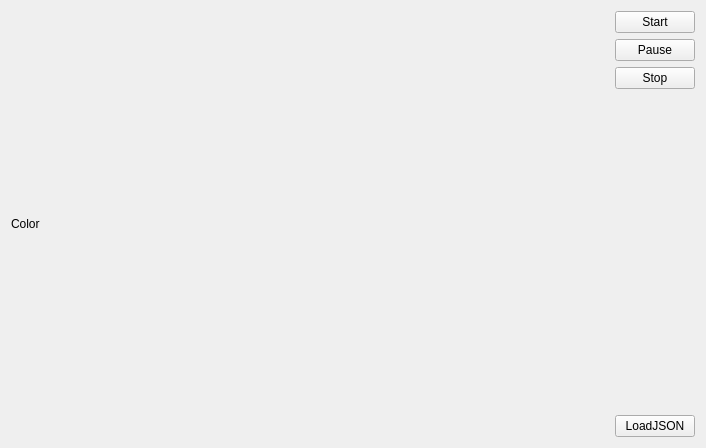
<?xml version="1.0" encoding="UTF-8"?>
<ui version="4.0">
    <class>CameraColorViewer2</class>
    <widget class="QWidget" name="CameraColorViewer2">
        <property name="geometry">
            <rect>
                <x>0</x>
                <y>0</y>
                <width>706</width>
                <height>448</height>
            </rect>
        </property>
        <property name="windowTitle">
            <string>Camera Color Preview - cobotsys</string>
        </property>
        <layout class="QGridLayout" name="gridLayout">
            <item row="1" column="1">
                <spacer name="verticalSpacer">
                    <property name="orientation">
                        <enum>Qt::Vertical</enum>
                    </property>
                    <property name="sizeHint" stdset="0">
                        <size>
                            <width>20</width>
                            <height>40</height>
                        </size>
                    </property>
                </spacer>
            </item>
            <item row="0" column="1">
                <layout class="QVBoxLayout" name="verticalLayout">
                    <item>
                        <widget class="QPushButton" name="button_Start">
                            <property name="text">
                                <string>Start</string>
                            </property>
                        </widget>
                    </item>
                    <item>
                        <widget class="QPushButton" name="button_Pause">
                            <property name="text">
                                <string>Pause</string>
                            </property>
                        </widget>
                    </item>
                    <item>
                        <widget class="QPushButton" name="button_Stop">
                            <property name="text">
                                <string>Stop</string>
                            </property>
                        </widget>
                    </item>
                </layout>
            </item>
            <item row="2" column="1">
                <widget class="QPushButton" name="button_LoadJSON">
                    <property name="text">
                        <string>LoadJSON</string>
                    </property>
                </widget>
            </item>
            <item row="0" column="0" rowspan="3">
                <widget class="QLabel" name="label_Color">
                    <property name="sizePolicy">
                        <sizepolicy hsizetype="MinimumExpanding" vsizetype="Preferred">
                            <horstretch>0</horstretch>
                            <verstretch>0</verstretch>
                        </sizepolicy>
                    </property>
                    <property name="text">
                        <string>Color</string>
                    </property>
                </widget>
            </item>
        </layout>
    </widget>
    <resources/>
    <connections/>
</ui>
